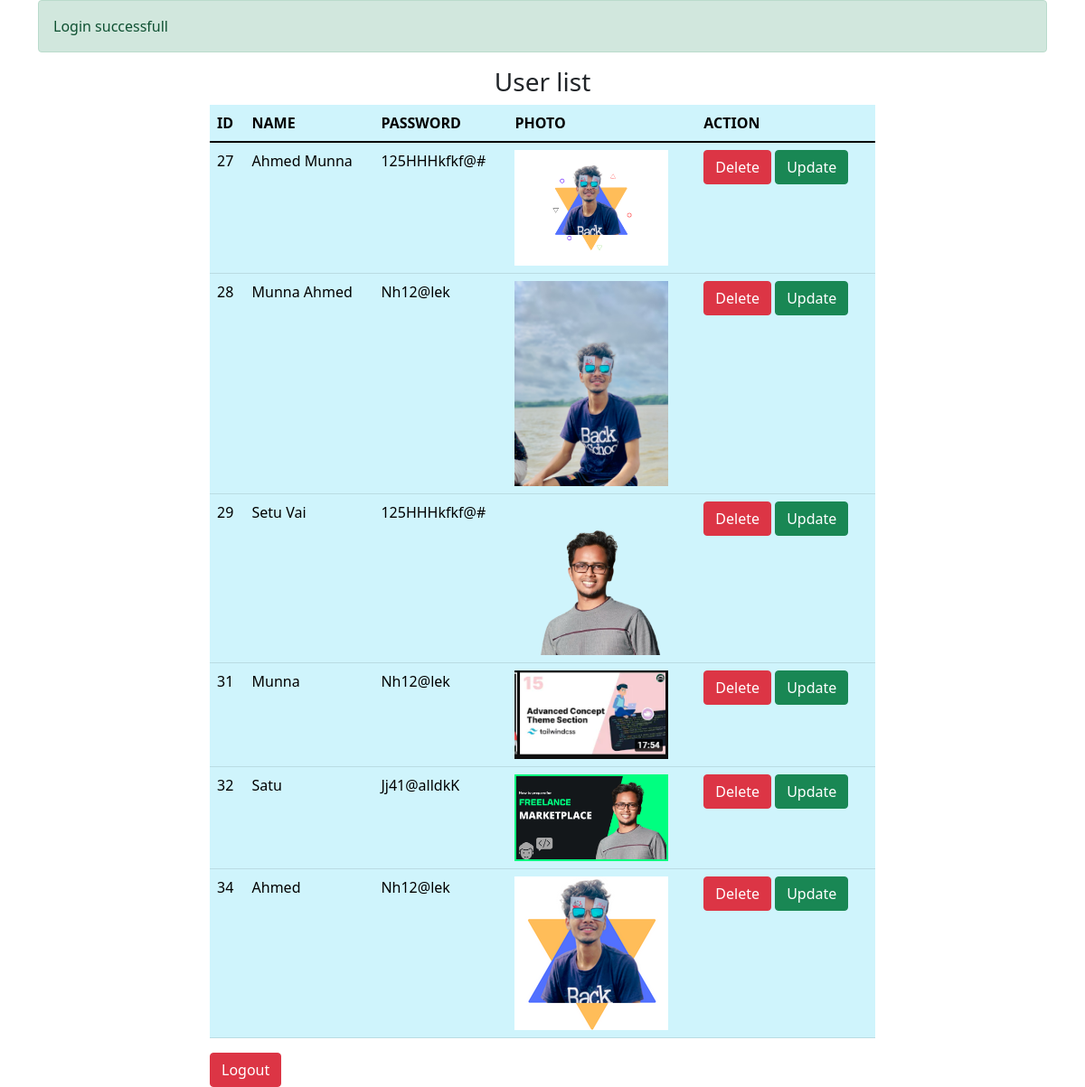
The app's page /user.php (signed in) with its own data.
### tables this page shows
CREATE TABLE `user` (
  `id` int(11) NOT NULL,
  `name` varchar(200) NOT NULL,
  `pass` varchar(250) NOT NULL,
  `img` varchar(255) NOT NULL
);

### user.php (the view, shortened to what this page needs)
<?php
    require('include/config.php');
    require('include/header.php');
    $query  = "SELECT * FROM user";
    $user_data = mysqli_query($db_connect,$query);
?>
<section>
        <div class="container">
            <?php
                if(isset($_SESSION["login_succ"])){ ?>
                    <div class="alert alert-success" role="alert">
                               <?= $_SESSION["login_succ"];?>
                            </div>
             <?php } unset($_SESSION["login_succ"]);?>
            <div class="row">
                <h3 class="text-center">User list</h3>
                <div class="col-2"></div>
                <div class="col-8">
                <table class="table table-info">
                        <thead>
                            <tr>
                            <th scope="col">ID</th>
                            <th scope="col">NAME</th>
                            <th scope="col">PASSWORD</th>
                            <th scope="col">PHOTO</th>
                            <th scope="col">ACTION</th>
                        </thead>
                        <tbody>
                            <?php
                                foreach($user_data as $user){
                            ?>
                            <tr>
                            <td><?php echo $user['id'] ?></td>
                            <td><?php echo ucwords ($user['name'])?></td>
                            <td><?php echo ucwords ($user['pass'])?></td>
                            <td><img style="hight: 170px; width: 170px;" src="upload/profile/<?php echo ucwords ($user['img'])?>" alt=""></td>
                            <td>
                            <a class="btn btn-danger" href="delete.php?id=<?php echo $user['id']?>">Delete</a>
                            <a class="btn btn-success" href="update.php?id=<?php echo $user['id']?>">Update</a>
                            </td>
                            </tr>
                            <?php }?>
                        </tbody>
                        </table>
                        <a class="btn btn-danger" href="logout.php">Logout</a>
                </div>
                <div class="col-2"></div>
            </div>
        </div>
    </section>
<?php require('include/footer.php'); ?>

### include/header.php (shortened to what this page needs)
<!doctype html>
<html lang="en">
  <head>
    <link href="https://cdn.jsdelivr.net/npm/bootstrap@5.1.3/dist/css/bootstrap.min.css" rel="stylesheet">
  </head>
  <body>

### include/footer.php (shortened to what this page needs)
  </body>
</html>

### records on screen
user: id "27", name "Ahmed Munna", pass "125HHHkfkf@#", img (picture)
user: id "28", name "Munna Ahmed", pass "Nh12@lek", img (picture)
user: id "29", name "Setu Vai", pass "125HHHkfkf@#", img (picture)
user: id "31", name "Munna", pass "Nh12@lek", img (picture)
user: id "32", name "Satu", pass "Jj41@alldkK", img (picture)
user: id "34", name "Ahmed", pass "Nh12@lek", img (picture)

### other values on screen
$_SESSION["login_succ"] "Login successfull"
